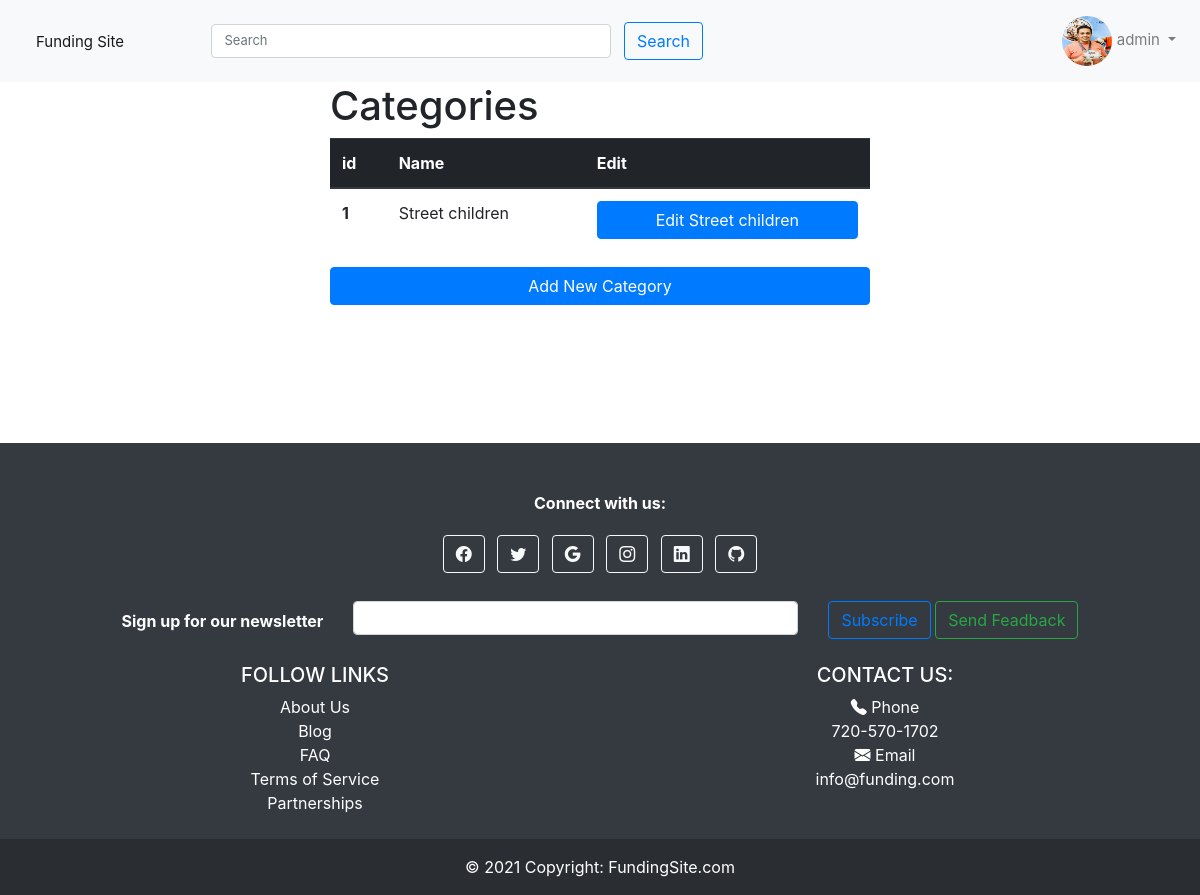
/category/show_categories/ (signed in), run on an earlier commit of the app's database.
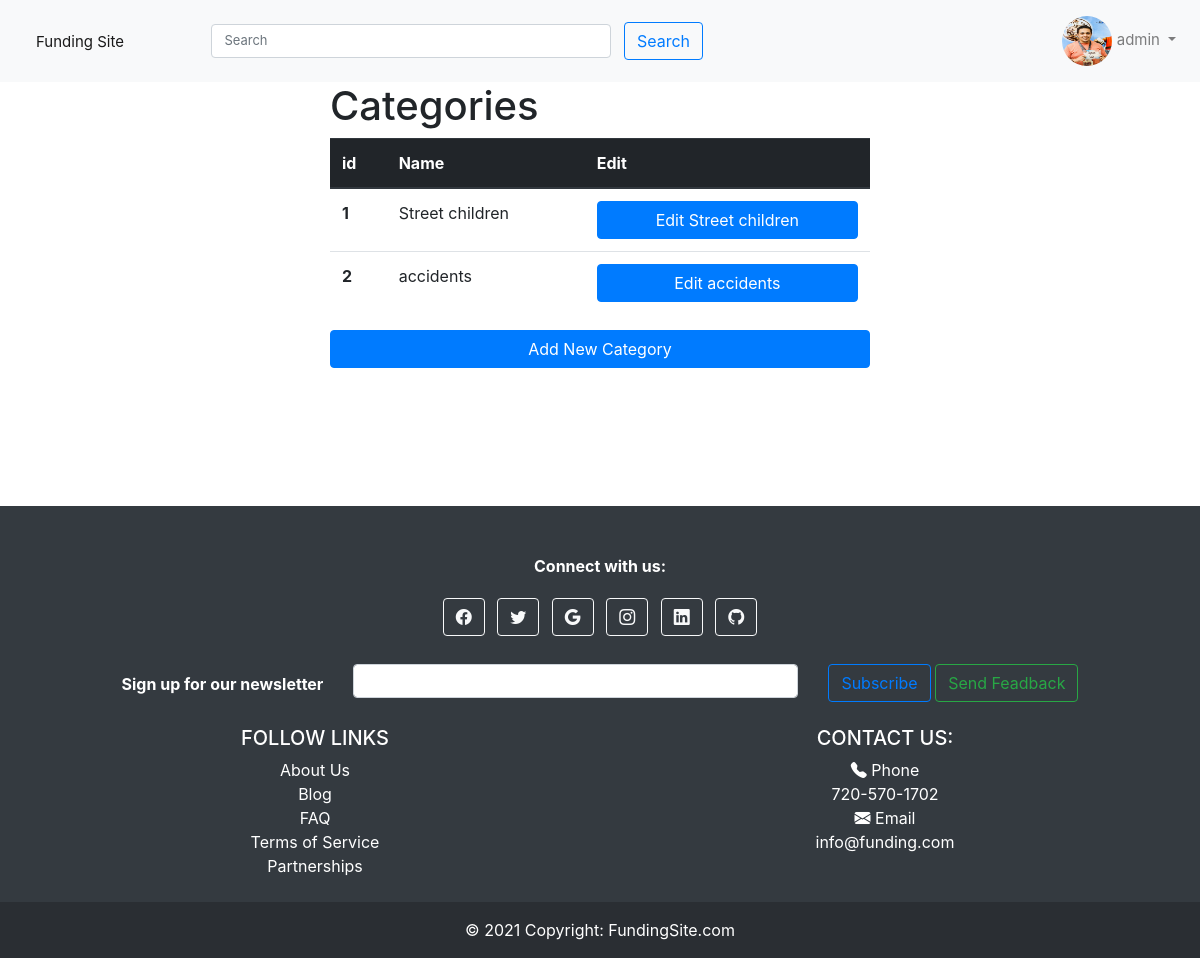
And on a later commit of the database.
### category/models.py (models this page shows, shortened)
class Category(models.Model):
    user = models.ForeignKey(settings.AUTH_USER_MODEL,
                             on_delete=models.CASCADE)
    name = models.CharField(max_length=20)

### category/views.py (the view)
# urls.py: path('show_categories/', show_categories, name='show_categories'),
@login_required
@permission_required('is_superuser')
def show_categories(request):
    categories = Category.objects.all()
    return render(request, 'category/show_categories.html', {'categories': categories})

### templates/category/show_categories.html (shortened to what this page needs)
{% extends '../base.html' %}
{% block contain %}
<div class="container">
<div class="row">
<div class="col-lg-3">
    </div>
    <div class="col-lg-6">
        <h1>Categories</h1>
        <table class="table">
  <thead class="thead-dark">
    <tr>
      <th scope="col">id</th>
      <th scope="col">Name</th>
      <th scope="col">Edit</th>
    </tr>
  </thead>
  <tbody>
    {% for category in categories%}
    <tr>
      <th scope="row">{{category.pk}}</th>
      <td>{{category.name}}</td>
      <td><a class="btn btn-primary btn-block" href="{% url 'category:edit_category' category.pk%}">Edit {{category.name}}</a></td>
    </tr>
    {% endfor %}
  </tbody>
</table>
        <a href="{% url 'category:add_category' %}" class="btn btn-primary btn-block">Add New Category</a>
    </div>
    <div class="col-lg-3">
    </div>
</div>
</div>
{% endblock contain %}

### templates/base.html (shortened to what this page needs)
{% load static %}
<!DOCTYPE html>
<html lang="en">
<head>
  <link rel="stylesheet" href="https://maxcdn.bootstrapcdn.com/bootstrap/4.0.0/css/bootstrap.min.css"
 />
  <link rel="stylesheet" href="https://cdn.jsdelivr.net/npm/bootstrap-icons@1.4.0/font/bootstrap-icons.css" />
</head>
<body>
  <nav class="navbar navbar-expand-lg navbar-light bg-light col-xl-12 col-lg-12 col-md-12 col-sm-12">
    <a class="navbar-brand" href="#">Funding Site</a>
    <div class="collapse navbar-collapse" id="navbarSupportedContent">
      <form style="margin-right: 300px" class="form-inline my-2 my-lg-0">
        <input style="width: 400px" class="form-control mr-sm-2" type="search" placeholder="Search"
          aria-label="Search" />
        <button class="btn btn-outline-primary my-2 my-sm-0" type="submit">
          Search
        </button>
      </form>
      {% if request.user.is_authenticated%}
      <div class="navbar-nav ml-auto">
			<div class="nav-item dropdown">
			  <a href="#"
			   data-toggle="dropdown" class="nav-link dropdown-toggle user-action avatar"><img src="FB_IMG_1504138730455.jpg"
			   style="  vertical-align: middle;
			   width: 50px;
			   height: 50px;
			   border-radius: 50%;" > {{ user.get_username }}  <b class="caret"></b></a>
			</div>
		  </div>
      {% endif %}
      </div>
  </nav>
    {% block contain %}
    {% endblock %}
  <footer style="transform: translateY(90px)" class="bg-dark text-center text-white mt-5">
    <div class="col-auto">
      <p class="pt-5">
        <strong>Connect with us:</strong>
      </p>
    </div>
    <div class="container pb-4">
      <section class="mb-4">
        <a class="btn btn-outline-light btn-floating m-1" href="#!" role="button"><i class="bi bi-facebook"></i></a>
        <a class="btn btn-outline-light btn-floating m-1" href="#!" role="button"><i class="bi bi-twitter"></i></a>
        <a class="btn btn-outline-light btn-floating m-1" href="#!" role="button"><i class="bi bi-google"></i></a>
        <a class="btn btn-outline-light btn-floating m-1" href="#!" role="button"><i class="bi bi-instagram"></i></a>
        <a class="btn btn-outline-light btn-floating m-1" href="#!" role="button"><i class="bi bi-linkedin"></i></a>
        <a class="btn btn-outline-light btn-floating m-1" href="#!" role="button"><i class="bi bi-github"></i></a>
      </section>
      <section class="">
        <form action="">
          <div class="row d-flex justify-content-center">
            <div class="col-auto">
              <p class="pt-2">
                <strong>Sign up for our newsletter</strong>
              </p>
            </div>
            <div class="col-md-5 col-12">
              <div class="form-outline form-white mb-4">
                <input type="email" id="form5Example2" class="form-control" />
              </div>
            </div>
            <div class="col-auto">
              <button type="submit" class="btn btn-outline-primary mb-4">
                Subscribe
              </button>
              <button type="submit" class="btn btn-outline-success mb-4">
                Send Feadback
              </button>
            </div>
          </div>
        </form>
      </section>
      <section class="">
        <div class="row">
          <div class="col-lg-6 col-md-6 ">
            <h5 class="text-uppercase">Follow Links</h5>
            <ul class="list-unstyled mb-0">
              <li>
                <a href="#!" class="text-white">About Us</a>
              </li>
              <li>
                <a href="#!" class="text-white">Blog</a>
              </li>
              <li>
                <a href="#!" class="text-white text-left">FAQ</a>
              </li>
              <li>
                <a href="#!" class="text-white">Terms of Service </a>
              </li>
              <li>
                <a href="#!" class="text-white "> Partnerships </a>
              </li>
            </ul>
          </div>
          <div class="col-lg-6 col-md-6 ">
            <h5 class="text-uppercase">Contact us:</h5>
            <ul class="list-unstyled mb-0">
              <li class="bi bi-telephone-fill">
                <a class="text-white">Phone</a>
              </li>
              <li>
                <a class="text-white fa fa-phone">720-570-1702</a>
              </li>
              <li class="bi bi-envelope-fill">
                <a class="text-white">Email</a>
              </li>
              <li class="bi bi-email">
                <a class="text-white">info@funding.com</a>
              </li>
            </ul>
          </div>
        </div>
      </section>
    </div>
    <div class="text-center p-3" style="background-color: rgba(0, 0, 0, 0.2)">
      © 2021 Copyright:
      <a class="text-white" href="#">FundingSite.com</a>
    </div>
  </footer>
</body>
</html>

### templates/base.html (style rules this page uses)
.form-control { box-shadow: none; font-weight: normal; font-size: 13px; }
.navbar .form-inline { display: inline-block; }
.navbar a { color: #888; font-size: 15px; }
.navbar a, .navbar a:active { color: #888; padding: 8px 20px; background: transparent; line-height: normal; }

What changed in the data, as far as the page shows it:
added Category: pk "2", name "accidents"
